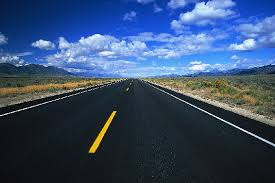
#> input picture multiMediaProgramming/ch04/road.jpg, 275 x 183 px
$ python 4-4hough_lines.py
#> lines starting #> are read from the running program, lines starting #| are printed output that depends on the picture; after the words box and inside, x2 and y2 are one past the last pixel; in counts of white or black regions, pixels touching at a corner belong together
import cv2 as cv
import sys
import numpy as np

img = cv.imread('road.jpg')
#> img is the input picture: shape (183, 275, 3); mean B, G, R 108.1, 76.5, 55.1
if img is None:
    sys.exit('파일을 찾을 수 없습니다.')

gray = cv.cvtColor(img,cv.COLOR_BGR2GRAY)
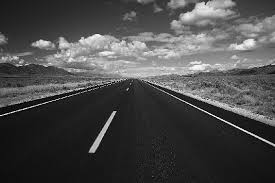
#> gray: shape (183, 275); min 0, max 253, mean 73.8
blur = cv.GaussianBlur(gray, (5, 5), 2, 2)
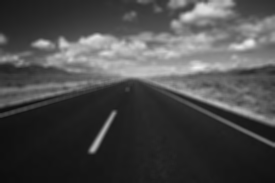
#> blur: shape (183, 275); min 14, max 240, mean 73.8
canny = cv.Canny(blur, 100, 200, 5)
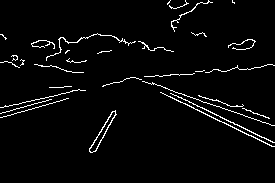
#> canny: shape (183, 275); 3.4% white in thin lines or dots, all inside (x1, y1, x2, y2) = (0, 0, 275, 153)

rho, theta = 1,  np.pi / 180 # 누적 행렬의 크기
lines = cv.HoughLinesP(canny, rho, theta, 10, minLineLength=25, maxLineGap=5) # 구성하는 픽셀이 10개 이상이어야 직선으로 판단, 직선의 길이가 최소 20이어야 직선으로 판단, 갭(픽셀 사이의)이 5는 넘지 않아야 직선으로 판단
#> lines = 20 rows, first 6: [181, 97, 274, 142], [206, 102, 271, 125], [226, 124, 273, 146], [131, 77, 184, 94], [236, 105, 269, 118], [144, 76, 177, 74]
# 주로 에지영상을 입력
# 직선으로 판단할 threshold

if lines is not None:
    for line in lines:    # 검출된 선 그리기
        print(line)
        x1, y1, x2, y2 = line[0]
        len = np.sqrt((x1 - x2) * (x1 - x2) + (y1 - y2) * (y1 - y2))
        print(len)
        cv.line(img, (x1,y1), (x2, y2), (0,255,0), 2)
#> this loop made 20 passes
#> (x1, y1, x2, y2, len) on passes 1 to 12: (181, 97, 274, 142, 103.3), (206, 102, 271, 125, 68.95), (226, 124, 273, 146, 51.89), (131, 77, 184, 94, 55.66), (236, 105, 269, 118, 35.47), (144, 76, 177, 74, 33.06), (6, 116, 42, 105, 37.64), (160, 92, 261, 140, 111.8), (2, 112, 51, 99, 50.7), (1, 107, 49, 96, 49.24), (94, 140, 113, 111, 34.67), (95, 151, 116, 114, 42.54)
#> (printed output is left out)
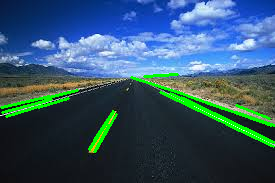
#> img: shape (183, 275, 3); 4.61% of pixels changed, all inside (x1, y1, x2, y2) = (0, 73, 275, 153)

cv.imshow("image", img)

cv.waitKey()
cv.destroyAllWindows()

$ run again, with multiMediaProgramming/ch04/soccer.jpg copied over multiMediaProgramming/ch04/road.jpg
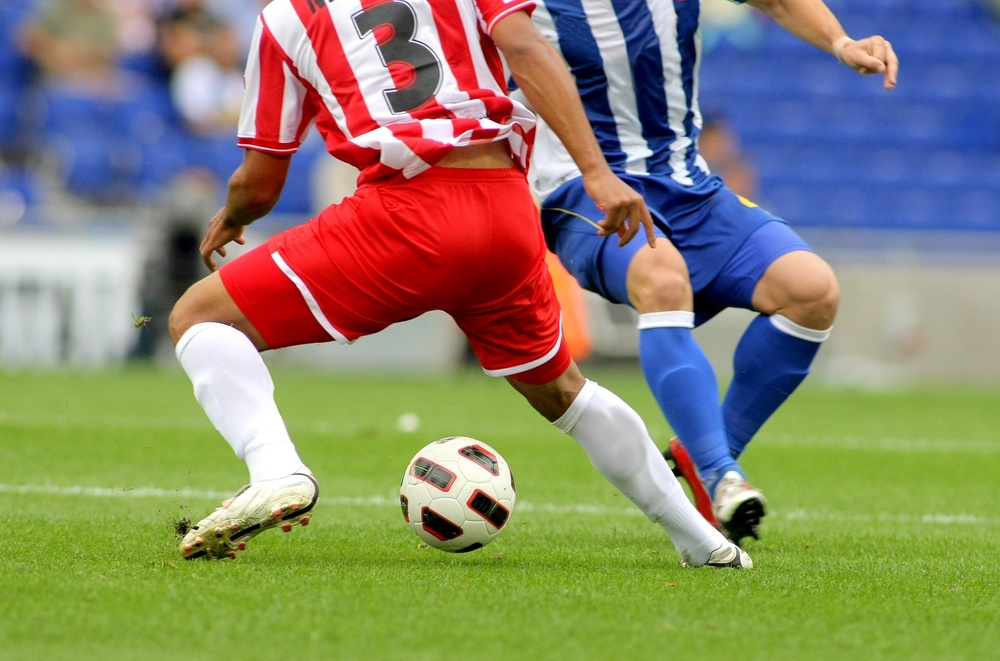
#> input picture multiMediaProgramming/ch04/soccer.jpg, 1000 x 661 px, shrunk from 1434 x 948 before the run
#> img is the input picture: shape (661, 1000, 3); mean B, G, R 107.3, 133.3, 136.8
#> `canny = cv.Canny(blur, 100, 200, 5)`:
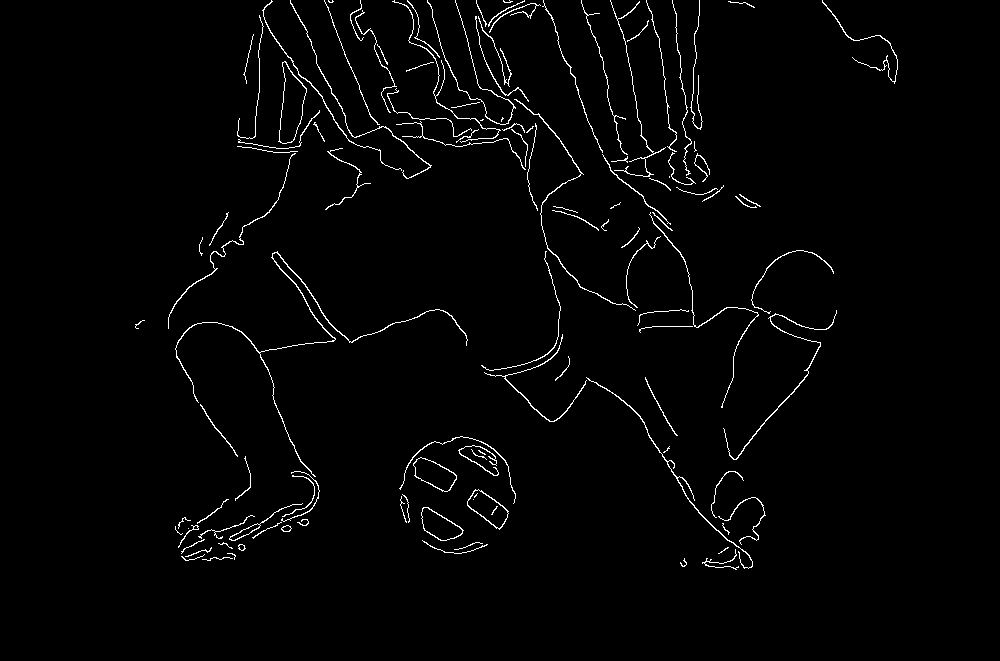
#> canny: shape (661, 1000); 1.9% white in thin lines or dots, all inside (x1, y1, x2, y2) = (135, 0, 898, 570)
#> lines = 65 rows, first 6: [621, 29, 633, 85], [645, 379, 672, 430], [487, 66, 508, 100], [662, 454, 690, 502], [324, 0, 344, 51], [502, 117, 532, 149]
#> the loop `for line in lines:` made 65 passes
#> (x1, y1, x2, y2, len) on passes 1 to 8: (621, 29, 633, 85, 57.27), (645, 379, 672, 430, 57.71), (487, 66, 508, 100, 39.96), (662, 454, 690, 502, 55.57), (324, 0, 344, 51, 54.78), (502, 117, 532, 149, 43.86), (520, 392, 544, 417, 34.66), (697, 327, 729, 307, 37.74)
#> (printed output is left out)
#> after the loop `for line in lines:`:
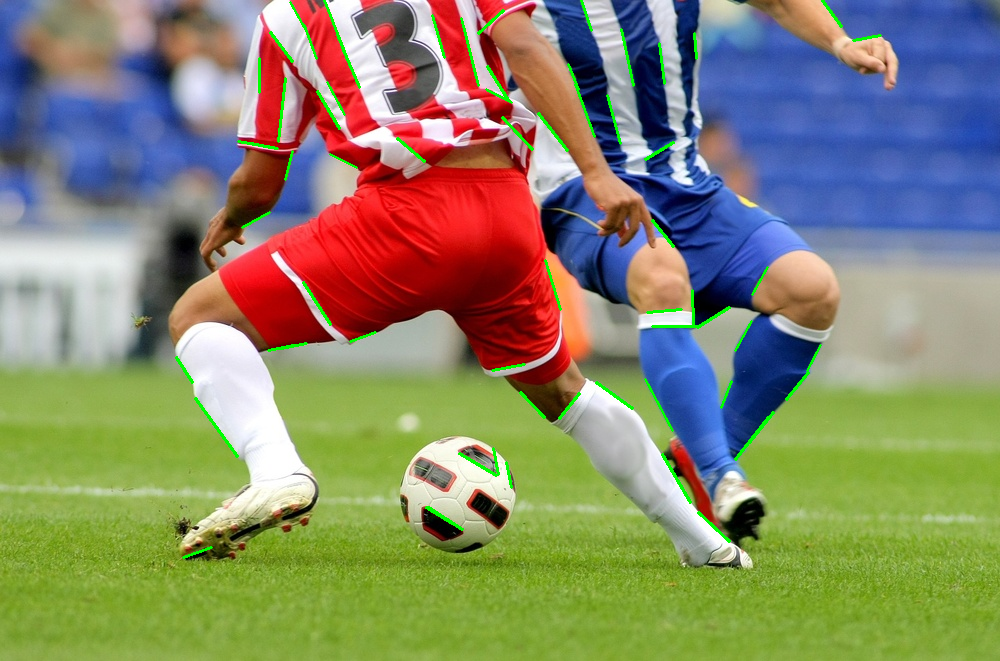
#> img: shape (661, 1000, 3); 1.12% of pixels changed, all inside (x1, y1, x2, y2) = (175, 0, 882, 559)
